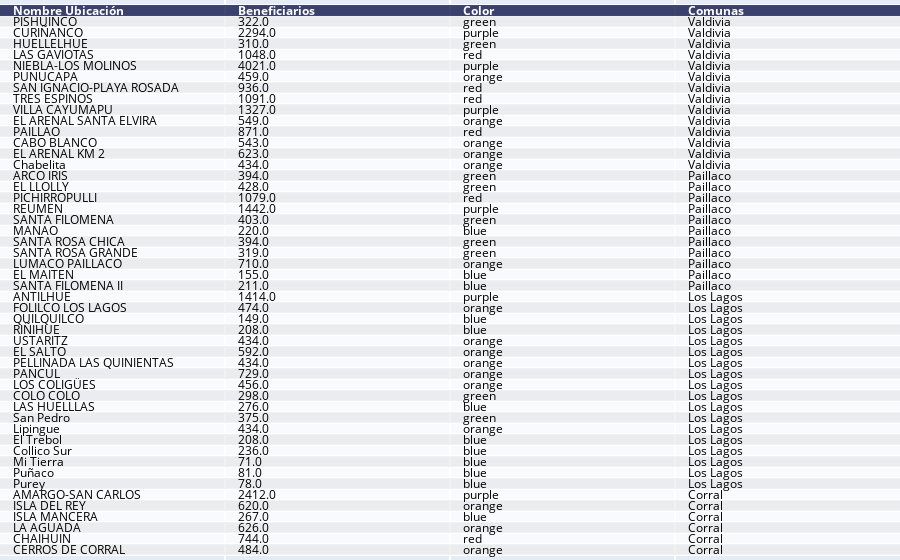

The notebook cell this image was saved under:
### Code cell
#Creación de tabla
tabla = pd.DataFrame()
tabla['Nombre Ubicación'] = None
tabla['Beneficiarios']=None
tabla['Color']=None
tabla['Comunas']=None

#Recopilación de datos
datos_comunas_valdivia=list(datos.iloc[1963:1977,3])
datos_comunas_paillaco=list(datos.iloc[1919:1930,3])
datos_comunas_loslagos=list(datos.iloc[1885:1903,3])
datos_comunas_corral=list(datos.iloc[1873:1879,3])
datos_comunas=datos_comunas_valdivia+datos_comunas_paillaco+datos_comunas_loslagos+datos_comunas_corral

#Se agregan datos a la tabla
tabla['Nombre Ubicación'] = nombres
tabla['Beneficiarios'] = beneficiarios
tabla['Color'] = color_beneficiario
tabla['Comunas'] = datos_comunas


ff.create_table(tabla)

### Figure 1 — Plotly figure (JSON) as saved in the notebook; plotly's stock layout.template omitted (floating-point values rounded to 4 significant figures; data arrays with more than 128 entries replaced by an {"elided": "..."} marker saying what was removed)
{"data": [{"colorscale": [[0, "#00083e"], [0.5, "#ededee"], [1, "#ffffff"]], "hoverinfo": "none", "opacity": 0.75, "showscale": false, "type": "heatmap", "z": {"elided": "50x4 float values"}}], "layout": {"annotations": [{"align": "left", "font": {"color": "#ffffff"}, "showarrow": false, "text": "<b>Nombre Ubicación</b>", "x": -0.45, "xanchor": "left", "xref": "x", "y": 0, "yref": "y"}, {"align": "left", "font": {"color": "#ffffff"}, "showarrow": false, "text": "<b>Beneficiarios</b>", "x": 0.55, "xanchor": "left", "xref": "x", "y": 0, "yref": "y"}, {"align": "left", "font": {"color": "#ffffff"}, "showarrow": false, "text": "<b>Color</b>", "x": 1.55, "xanchor": "left", "xref": "x", "y": 0, "yref": "y"}, {"align": "left", "font": {"color": "#ffffff"}, "showarrow": false, "text": "<b>Comunas</b>", "x": 2.55, "xanchor": "left", "xref": "x", "y": 0, "yref": "y"}, {"align": "left", "font": {"color": "#000000"}, "showarrow": false, "text": "PISHUINCO", "x": -0.45, "xanchor": "left", "xref": "x", "y": 1, "yref": "y"}, {"align": "left", "font": {"color": "#000000"}, "showarrow": false, "text": "322.0", "x": 0.55, "xanchor": "left", "xref": "x", "y": 1, "yref": "y"}, {"align": "left", "font": {"color": "#000000"}, "showarrow": false, "text": "green", "x": 1.55, "xanchor": "left", "xref": "x", "y": 1, "yref": "y"}, {"align": "left", "font": {"color": "#000000"}, "showarrow": false, "text": "Valdivia", "x": 2.55, "xanchor": "left", "xref": "x", "y": 1, "yref": "y"}, {"align": "left", "font": {"color": "#000000"}, "showarrow": false, "text": "CURIÑANCO", "x": -0.45, "xanchor": "left", "xref": "x", "y": 2, "yref": "y"}, {"align": "left", "font": {"color": "#000000"}, "showarrow": false, "text": "2294.0", "x": 0.55, "xanchor": "left", "xref": "x", "y": 2, "yref": "y"}, {"align": "left", "font": {"color": "#000000"}, "showarrow": false, "text": "purple", "x": 1.55, "xanchor": "left", "xref": "x", "y": 2, "yref": "y"}, {"align": "left", "font": {"color": "#000000"}, "showarrow": false, "text": "Valdivia", "x": 2.55, "xanchor": "left", "xref": "x", "y": 2, "yref": "y"}, {"align": "left", "font": {"color": "#000000"}, "showarrow": false, "text": "HUELLELHUE", "x": -0.45, "xanchor": "left", "xref": "x", "y": 3, "yref": "y"}, {"align": "left", "font": {"color": "#000000"}, "showarrow": false, "text": "310.0", "x": 0.55, "xanchor": "left", "xref": "x", "y": 3, "yref": "y"}, {"align": "left", "font": {"color": "#000000"}, "showarrow": false, "text": "green", "x": 1.55, "xanchor": "left", "xref": "x", "y": 3, "yref": "y"}, {"align": "left", "font": {"color": "#000000"}, "showarrow": false, "text": "Valdivia", "x": 2.55, "xanchor": "left", "xref": "x", "y": 3, "yref": "y"}, {"align": "left", "font": {"color": "#000000"}, "showarrow": false, "text": "LAS GAVIOTAS", "x": -0.45, "xanchor": "left", "xref": "x", "y": 4, "yref": "y"}, {"align": "left", "font": {"color": "#000000"}, "showarrow": false, "text": "1048.0", "x": 0.55, "xanchor": "left", "xref": "x", "y": 4, "yref": "y"}, {"align": "left", "font": {"color": "#000000"}, "showarrow": false, "text": "red", "x": 1.55, "xanchor": "left", "xref": "x", "y": 4, "yref": "y"}, {"align": "left", "font": {"color": "#000000"}, "showarrow": false, "text": "Valdivia", "x": 2.55, "xanchor": "left", "xref": "x", "y": 4, "yref": "y"}, {"align": "left", "font": {"color": "#000000"}, "showarrow": false, "text": "NIEBLA-LOS MOLINOS", "x": -0.45, "xanchor": "left", "xref": "x", "y": 5, "yref": "y"}, {"align": "left", "font": {"color": "#000000"}, "showarrow": false, "text": "4021.0", "x": 0.55, "xanchor": "left", "xref": "x", "y": 5, "yref": "y"}, {"align": "left", "font": {"color": "#000000"}, "showarrow": false, "text": "purple", "x": 1.55, "xanchor": "left", "xref": "x", "y": 5, "yref": "y"}, {"align": "left", "font": {"color": "#000000"}, "showarrow": false, "text": "Valdivia", "x": 2.55, "xanchor": "left", "xref": "x", "y": 5, "yref": "y"}, {"align": "left", "font": {"color": "#000000"}, "showarrow": false, "text": "PUNUCAPA", "x": -0.45, "xanchor": "left", "xref": "x", "y": 6, "yref": "y"}, {"align": "left", "font": {"color": "#000000"}, "showarrow": false, "text": "459.0", "x": 0.55, "xanchor": "left", "xref": "x", "y": 6, "yref": "y"}, {"align": "left", "font": {"color": "#000000"}, "showarrow": false, "text": "orange", "x": 1.55, "xanchor": "left", "xref": "x", "y": 6, "yref": "y"}, {"align": "left", "font": {"color": "#000000"}, "showarrow": false, "text": "Valdivia", "x": 2.55, "xanchor": "left", "xref": "x", "y": 6, "yref": "y"}, {"align": "left", "font": {"color": "#000000"}, "showarrow": false, "text": "SAN IGNACIO-PLAYA ROSADA", "x": -0.45, "xanchor": "left", "xref": "x", "y": 7, "yref": "y"}, {"align": "left", "font": {"color": "#000000"}, "showarrow": false, "text": "936.0", "x": 0.55, "xanchor": "left", "xref": "x", "y": 7, "yref": "y"}, {"align": "left", "font": {"color": "#000000"}, "showarrow": false, "text": "red", "x": 1.55, "xanchor": "left", "xref": "x", "y": 7, "yref": "y"}, {"align": "left", "font": {"color": "#000000"}, "showarrow": false, "text": "Valdivia", "x": 2.55, "xanchor": "left", "xref": "x", "y": 7, "yref": "y"}, {"align": "left", "font": {"color": "#000000"}, "showarrow": false, "text": "TRES ESPINOS", "x": -0.45, "xanchor": "left", "xref": "x", "y": 8, "yref": "y"}, {"align": "left", "font": {"color": "#000000"}, "showarrow": false, "text": "1091.0", "x": 0.55, "xanchor": "left", "xref": "x", "y": 8, "yref": "y"}, {"align": "left", "font": {"color": "#000000"}, "showarrow": false, "text": "red", "x": 1.55, "xanchor": "left", "xref": "x", "y": 8, "yref": "y"}, {"align": "left", "font": {"color": "#000000"}, "showarrow": false, "text": "Valdivia", "x": 2.55, "xanchor": "left", "xref": "x", "y": 8, "yref": "y"}, {"align": "left", "font": {"color": "#000000"}, "showarrow": false, "text": "VILLA CAYUMAPU", "x": -0.45, "xanchor": "left", "xref": "x", "y": 9, "yref": "y"}, {"align": "left", "font": {"color": "#000000"}, "showarrow": false, "text": "1327.0", "x": 0.55, "xanchor": "left", "xref": "x", "y": 9, "yref": "y"}, {"align": "left", "font": {"color": "#000000"}, "showarrow": false, "text": "purple", "x": 1.55, "xanchor": "left", "xref": "x", "y": 9, "yref": "y"}, {"align": "left", "font": {"color": "#000000"}, "showarrow": false, "text": "Valdivia", "x": 2.55, "xanchor": "left", "xref": "x", "y": 9, "yref": "y"}, {"align": "left", "font": {"color": "#000000"}, "showarrow": false, "text": "EL ARENAL SANTA ELVIRA", "x": -0.45, "xanchor": "left", "xref": "x", "y": 10, "yref": "y"}, {"align": "left", "font": {"color": "#000000"}, "showarrow": false, "text": "549.0", "x": 0.55, "xanchor": "left", "xref": "x", "y": 10, "yref": "y"}, {"align": "left", "font": {"color": "#000000"}, "showarrow": false, "text": "orange", "x": 1.55, "xanchor": "left", "xref": "x", "y": 10, "yref": "y"}, {"align": "left", "font": {"color": "#000000"}, "showarrow": false, "text": "Valdivia", "x": 2.55, "xanchor": "left", "xref": "x", "y": 10, "yref": "y"}, {"align": "left", "font": {"color": "#000000"}, "showarrow": false, "text": "PAILLAO", "x": -0.45, "xanchor": "left", "xref": "x", "y": 11, "yref": "y"}, {"align": "left", "font": {"color": "#000000"}, "showarrow": false, "text": "871.0", "x": 0.55, "xanchor": "left", "xref": "x", "y": 11, "yref": "y"}, {"align": "left", "font": {"color": "#000000"}, "showarrow": false, "text": "red", "x": 1.55, "xanchor": "left", "xref": "x", "y": 11, "yref": "y"}, {"align": "left", "font": {"color": "#000000"}, "showarrow": false, "text": "Valdivia", "x": 2.55, "xanchor": "left", "xref": "x", "y": 11, "yref": "y"}, {"align": "left", "font": {"color": "#000000"}, "showarrow": false, "text": "CABO BLANCO", "x": -0.45, "xanchor": "left", "xref": "x", "y": 12, "yref": "y"}, {"align": "left", "font": {"color": "#000000"}, "showarrow": false, "text": "543.0", "x": 0.55, "xanchor": "left", "xref": "x", "y": 12, "yref": "y"}, {"align": "left", "font": {"color": "#000000"}, "showarrow": false, "text": "orange", "x": 1.55, "xanchor": "left", "xref": "x", "y": 12, "yref": "y"}, {"align": "left", "font": {"color": "#000000"}, "showarrow": false, "text": "Valdivia", "x": 2.55, "xanchor": "left", "xref": "x", "y": 12, "yref": "y"}, {"align": "left", "font": {"color": "#000000"}, "showarrow": false, "text": "EL ARENAL KM 2", "x": -0.45, "xanchor": "left", "xref": "x", "y": 13, "yref": "y"}, {"align": "left", "font": {"color": "#000000"}, "showarrow": false, "text": "623.0", "x": 0.55, "xanchor": "left", "xref": "x", "y": 13, "yref": "y"}, {"align": "left", "font": {"color": "#000000"}, "showarrow": false, "text": "orange", "x": 1.55, "xanchor": "left", "xref": "x", "y": 13, "yref": "y"}, {"align": "left", "font": {"color": "#000000"}, "showarrow": false, "text": "Valdivia", "x": 2.55, "xanchor": "left", "xref": "x", "y": 13, "yref": "y"}, {"align": "left", "font": {"color": "#000000"}, "showarrow": false, "text": "Chabelita", "x": -0.45, "xanchor": "left", "xref": "x", "y": 14, "yref": "y"}, {"align": "left", "font": {"color": "#000000"}, "showarrow": false, "text": "434.0", "x": 0.55, "xanchor": "left", "xref": "x", "y": 14, "yref": "y"}, {"align": "left", "font": {"color": "#000000"}, "showarrow": false, "text": "orange", "x": 1.55, "xanchor": "left", "xref": "x", "y": 14, "yref": "y"}, {"align": "left", "font": {"color": "#000000"}, "showarrow": false, "text": "Valdivia", "x": 2.55, "xanchor": "left", "xref": "x", "y": 14, "yref": "y"}, {"align": "left", "font": {"color": "#000000"}, "showarrow": false, "text": "ARCO IRIS", "x": -0.45, "xanchor": "left", "xref": "x", "y": 15, "yref": "y"}, {"align": "left", "font": {"color": "#000000"}, "showarrow": false, "text": "394.0", "x": 0.55, "xanchor": "left", "xref": "x", "y": 15, "yref": "y"}, {"align": "left", "font": {"color": "#000000"}, "showarrow": false, "text": "green", "x": 1.55, "xanchor": "left", "xref": "x", "y": 15, "yref": "y"}, {"align": "left", "font": {"color": "#000000"}, "showarrow": false, "text": "Paillaco", "x": 2.55, "xanchor": "left", "xref": "x", "y": 15, "yref": "y"}, {"align": "left", "font": {"color": "#000000"}, "showarrow": false, "text": "EL LLOLLY", "x": -0.45, "xanchor": "left", "xref": "x", "y": 16, "yref": "y"}, {"align": "left", "font": {"color": "#000000"}, "showarrow": false, "text": "428.0", "x": 0.55, "xanchor": "left", "xref": "x", "y": 16, "yref": "y"}, {"align": "left", "font": {"color": "#000000"}, "showarrow": false, "text": "green", "x": 1.55, "xanchor": "left", "xref": "x", "y": 16, "yref": "y"}, {"align": "left", "font": {"color": "#000000"}, "showarrow": false, "text": "Paillaco", "x": 2.55, "xanchor": "left", "xref": "x", "y": 16, "yref": "y"}, {"align": "left", "font": {"color": "#000000"}, "showarrow": false, "text": "PICHIRROPULLI", "x": -0.45, "xanchor": "left", "xref": "x", "y": 17, "yref": "y"}, {"align": "left", "font": {"color": "#000000"}, "showarrow": false, "text": "1079.0", "x": 0.55, "xanchor": "left", "xref": "x", "y": 17, "yref": "y"}, {"align": "left", "font": {"color": "#000000"}, "showarrow": false, "text": "red", "x": 1.55, "xanchor": "left", "xref": "x", "y": 17, "yref": "y"}, {"align": "left", "font": {"color": "#000000"}, "showarrow": false, "text": "Paillaco", "x": 2.55, "xanchor": "left", "xref": "x", "y": 17, "yref": "y"}, {"align": "left", "font": {"color": "#000000"}, "showarrow": false, "text": "REUMEN", "x": -0.45, "xanchor": "left", "xref": "x", "y": 18, "yref": "y"}, {"align": "left", "font": {"color": "#000000"}, "showarrow": false, "text": "1442.0", "x": 0.55, "xanchor": "left", "xref": "x", "y": 18, "yref": "y"}, {"align": "left", "font": {"color": "#000000"}, "showarrow": false, "text": "purple", "x": 1.55, "xanchor": "left", "xref": "x", "y": 18, "yref": "y"}, {"align": "left", "font": {"color": "#000000"}, "showarrow": false, "text": "Paillaco", "x": 2.55, "xanchor": "left", "xref": "x", "y": 18, "yref": "y"}, {"align": "left", "font": {"color": "#000000"}, "showarrow": false, "text": "SANTA FILOMENA", "x": -0.45, "xanchor": "left", "xref": "x", "y": 19, "yref": "y"}, {"align": "left", "font": {"color": "#000000"}, "showarrow": false, "text": "403.0", "x": 0.55, "xanchor": "left", "xref": "x", "y": 19, "yref": "y"}, {"align": "left", "font": {"color": "#000000"}, "showarrow": false, "text": "green", "x": 1.55, "xanchor": "left", "xref": "x", "y": 19, "yref": "y"}, {"align": "left", "font": {"color": "#000000"}, "showarrow": false, "text": "Paillaco", "x": 2.55, "xanchor": "left", "xref": "x", "y": 19, "yref": "y"}, {"align": "left", "font": {"color": "#000000"}, "showarrow": false, "text": "MANAO", "x": -0.45, "xanchor": "left", "xref": "x", "y": 20, "yref": "y"}, {"align": "left", "font": {"color": "#000000"}, "showarrow": false, "text": "220.0", "x": 0.55, "xanchor": "left", "xref": "x", "y": 20, "yref": "y"}, {"align": "left", "font": {"color": "#000000"}, "showarrow": false, "text": "blue", "x": 1.55, "xanchor": "left", "xref": "x", "y": 20, "yref": "y"}, {"align": "left", "font": {"color": "#000000"}, "showarrow": false, "text": "Paillaco", "x": 2.55, "xanchor": "left", "xref": "x", "y": 20, "yref": "y"}, {"align": "left", "font": {"color": "#000000"}, "showarrow": false, "text": "SANTA ROSA CHICA", "x": -0.45, "xanchor": "left", "xref": "x", "y": 21, "yref": "y"}, {"align": "left", "font": {"color": "#000000"}, "showarrow": false, "text": "394.0", "x": 0.55, "xanchor": "left", "xref": "x", "y": 21, "yref": "y"}, {"align": "left", "font": {"color": "#000000"}, "showarrow": false, "text": "green", "x": 1.55, "xanchor": "left", "xref": "x", "y": 21, "yref": "y"}, {"align": "left", "font": {"color": "#000000"}, "showarrow": false, "text": "Paillaco", "x": 2.55, "xanchor": "left", "xref": "x", "y": 21, "yref": "y"}, {"align": "left", "font": {"color": "#000000"}, "showarrow": false, "text": "SANTA ROSA GRANDE", "x": -0.45, "xanchor": "left", "xref": "x", "y": 22, "yref": "y"}, {"align": "left", "font": {"color": "#000000"}, "showarrow": false, "text": "319.0", "x": 0.55, "xanchor": "left", "xref": "x", "y": 22, "yref": "y"}, {"align": "left", "font": {"color": "#000000"}, "showarrow": false, "text": "green", "x": 1.55, "xanchor": "left", "xref": "x", "y": 22, "yref": "y"}, {"align": "left", "font": {"color": "#000000"}, "showarrow": false, "text": "Paillaco", "x": 2.55, "xanchor": "left", "xref": "x", "y": 22, "yref": "y"}, {"align": "left", "font": {"color": "#000000"}, "showarrow": false, "text": "LUMACO PAILLACO", "x": -0.45, "xanchor": "left", "xref": "x", "y": 23, "yref": "y"}, {"align": "left", "font": {"color": "#000000"}, "showarrow": false, "text": "710.0", "x": 0.55, "xanchor": "left", "xref": "x", "y": 23, "yref": "y"}, {"align": "left", "font": {"color": "#000000"}, "showarrow": false, "text": "orange", "x": 1.55, "xanchor": "left", "xref": "x", "y": 23, "yref": "y"}, {"align": "left", "font": {"color": "#000000"}, "showarrow": false, "text": "Paillaco", "x": 2.55, "xanchor": "left", "xref": "x", "y": 23, "yref": "y"}, {"align": "left", "font": {"color": "#000000"}, "showarrow": false, "text": "EL MAITEN", "x": -0.45, "xanchor": "left", "xref": "x", "y": 24, "yref": "y"}, {"align": "left", "font": {"color": "#000000"}, "showarrow": false, "text": "155.0", "x": 0.55, "xanchor": "left", "xref": "x", "y": 24, "yref": "y"}, {"align": "left", "font": {"color": "#000000"}, "showarrow": false, "text": "blue", "x": 1.55, "xanchor": "left", "xref": "x", "y": 24, "yref": "y"}, {"align": "left", "font": {"color": "#000000"}, "showarrow": false, "text": "Paillaco", "x": 2.55, "xanchor": "left", "xref": "x", "y": 24, "yref": "y"}, {"align": "left", "font": {"color": "#000000"}, "showarrow": false, "text": "SANTA FILOMENA II", "x": -0.45, "xanchor": "left", "xref": "x", "y": 25, "yref": "y"}, {"align": "left", "font": {"color": "#000000"}, "showarrow": false, "text": "211.0", "x": 0.55, "xanchor": "left", "xref": "x", "y": 25, "yref": "y"}, {"align": "left", "font": {"color": "#000000"}, "showarrow": false, "text": "blue", "x": 1.55, "xanchor": "left", "xref": "x", "y": 25, "yref": "y"}, {"align": "left", "font": {"color": "#000000"}, "showarrow": false, "text": "Paillaco", "x": 2.55, "xanchor": "left", "xref": "x", "y": 25, "yref": "y"}, {"align": "left", "font": {"color": "#000000"}, "showarrow": false, "text": "ANTILHUE", "x": -0.45, "xanchor": "left", "xref": "x", "y": 26, "yref": "y"}, {"align": "left", "font": {"color": "#000000"}, "showarrow": false, "text": "1414.0", "x": 0.55, "xanchor": "left", "xref": "x", "y": 26, "yref": "y"}, {"align": "left", "font": {"color": "#000000"}, "showarrow": false, "text": "purple", "x": 1.55, "xanchor": "left", "xref": "x", "y": 26, "yref": "y"}, {"align": "left", "font": {"color": "#000000"}, "showarrow": false, "text": "Los Lagos", "x": 2.55, "xanchor": "left", "xref": "x", "y": 26, "yref": "y"}, {"align": "left", "font": {"color": "#000000"}, "showarrow": false, "text": "FOLILCO LOS LAGOS", "x": -0.45, "xanchor": "left", "xref": "x", "y": 27, "yref": "y"}, {"align": "left", "font": {"color": "#000000"}, "showarrow": false, "text": "474.0", "x": 0.55, "xanchor": "left", "xref": "x", "y": 27, "yref": "y"}, {"align": "left", "font": {"color": "#000000"}, "showarrow": false, "text": "orange", "x": 1.55, "xanchor": "left", "xref": "x", "y": 27, "yref": "y"}, {"align": "left", "font": {"color": "#000000"}, "showarrow": false, "text": "Los Lagos", "x": 2.55, "xanchor": "left", "xref": "x", "y": 27, "yref": "y"}, {"align": "left", "font": {"color": "#000000"}, "showarrow": false, "text": "QUILQUILCO", "x": -0.45, "xanchor": "left", "xref": "x", "y": 28, "yref": "y"}, {"align": "left", "font": {"color": "#000000"}, "showarrow": false, "text": "149.0", "x": 0.55, "xanchor": "left", "xref": "x", "y": 28, "yref": "y"}, {"align": "left", "font": {"color": "#000000"}, "showarrow": false, "text": "blue", "x": 1.55, "xanchor": "left", "xref": "x", "y": 28, "yref": "y"}, {"align": "left", "font": {"color": "#000000"}, "showarrow": false, "text": "Los Lagos", "x": 2.55, "xanchor": "left", "xref": "x", "y": 28, "yref": "y"}, {"align": "left", "font": {"color": "#000000"}, "showarrow": false, "text": "RIÑIHUE", "x": -0.45, "xanchor": "left", "xref": "x", "y": 29, "yref": "y"}, {"align": "left", "font": {"color": "#000000"}, "showarrow": false, "text": "208.0", "x": 0.55, "xanchor": "left", "xref": "x", "y": 29, "yref": "y"}, {"align": "left", "font": {"color": "#000000"}, "showarrow": false, "text": "blue", "x": 1.55, "xanchor": "left", "xref": "x", "y": 29, "yref": "y"}, {"align": "left", "font": {"color": "#000000"}, "showarrow": false, "text": "Los Lagos", "x": 2.55, "xanchor": "left", "xref": "x", "y": 29, "yref": "y"}, {"align": "left", "font": {"color": "#000000"}, "showarrow": false, "text": "USTARITZ", "x": -0.45, "xanchor": "left", "xref": "x", "y": 30, "yref": "y"}, {"align": "left", "font": {"color": "#000000"}, "showarrow": false, "text": "434.0", "x": 0.55, "xanchor": "left", "xref": "x", "y": 30, "yref": "y"}, {"align": "left", "font": {"color": "#000000"}, "showarrow": false, "text": "orange", "x": 1.55, "xanchor": "left", "xref": "x", "y": 30, "yref": "y"}, {"align": "left", "font": {"color": "#000000"}, "showarrow": false, "text": "Los Lagos", "x": 2.55, "xanchor": "left", "xref": "x", "y": 30, "yref": "y"}, {"align": "left", "font": {"color": "#000000"}, "showarrow": false, "text": "EL SALTO", "x": -0.45, "xanchor": "left", "xref": "x", "y": 31, "yref": "y"}, {"align": "left", "font": {"color": "#000000"}, "showarrow": false, "text": "592.0", "x": 0.55, "xanchor": "left", "xref": "x", "y": 31, "yref": "y"}, {"align": "left", "font": {"color": "#000000"}, "showarrow": false, "text": "orange", "x": 1.55, "xanchor": "left", "xref": "x", "y": 31, "yref": "y"}, {"align": "left", "font": {"color": "#000000"}, "showarrow": false, "text": "Los Lagos", "x": 2.55, "xanchor": "left", "xref": "x", "y": 31, "yref": "y"}, {"align": "left", "font": {"color": "#000000"}, "showarrow": false, "text": "PELLINADA LAS QUINIENTAS", "x": -0.45, "xanchor": "left", "xref": "x", "y": 32, "yref": "y"}, {"align": "left", "font": {"color": "#000000"}, "showarrow": false, "text": "434.0", "x": 0.55, "xanchor": "left", "xref": "x", "y": 32, "yref": "y"}, {"align": "left", "font": {"color": "#000000"}, "showarrow": false, "text": "orange", "x": 1.55, "xanchor": "left", "xref": "x", "y": 32, "yref": "y"}, {"align": "left", "font": {"color": "#000000"}, "showarrow": false, "text": "Los Lagos", "x": 2.55, "xanchor": "left", "xref": "x", "y": 32, "yref": "y"}, {"align": "left", "font": {"color": "#000000"}, "showarrow": false, "text": "PANCUL", "x": -0.45, "xanchor": "left", "xref": "x", "y": 33, "yref": "y"}, {"align": "left", "font": {"color": "#000000"}, "showarrow": false, "text": "729.0", "x": 0.55, "xanchor": "left", "xref": "x", "y": 33, "yref": "y"}, {"align": "left", "font": {"color": "#000000"}, "showarrow": false, "text": "orange", "x": 1.55, "xanchor": "left", "xref": "x", "y": 33, "yref": "y"}, {"align": "left", "font": {"color": "#000000"}, "showarrow": false, "text": "Los Lagos", "x": 2.55, "xanchor": "left", "xref": "x", "y": 33, "yref": "y"}, {"align": "left", "font": {"color": "#000000"}, "showarrow": false, "text": "LOS COLIGÜES", "x": -0.45, "xanchor": "left", "xref": "x", "y": 34, "yref": "y"}, {"align": "left", "font": {"color": "#000000"}, "showarrow": false, "text": "456.0", "x": 0.55, "xanchor": "left", "xref": "x", "y": 34, "yref": "y"}, {"align": "left", "font": {"color": "#000000"}, "showarrow": false, "text": "orange", "x": 1.55, "xanchor": "left", "xref": "x", "y": 34, "yref": "y"}, {"align": "left", "font": {"color": "#000000"}, "showarrow": false, "text": "Los Lagos", "x": 2.55, "xanchor": "left", "xref": "x", "y": 34, "yref": "y"}, {"align": "left", "font": {"color": "#000000"}, "showarrow": false, "text": "COLO COLO", "x": -0.45, "xanchor": "left", "xref": "x", "y": 35, "yref": "y"}, {"align": "left", "font": {"color": "#000000"}, "showarrow": false, "text": "298.0", "x": 0.55, "xanchor": "left", "xref": "x", "y": 35, "yref": "y"}, {"align": "left", "font": {"color": "#000000"}, "showarrow": false, "text": "green", "x": 1.55, "xanchor": "left", "xref": "x", "y": 35, "yref": "y"}, {"align": "left", "font": {"color": "#000000"}, "showarrow": false, "text": "Los Lagos", "x": 2.55, "xanchor": "left", "xref": "x", "y": 35, "yref": "y"}, {"align": "left", "font": {"color": "#000000"}, "showarrow": false, "text": "LAS HUELLLAS", "x": -0.45, "xanchor": "left", "xref": "x", "y": 36, "yref": "y"}, {"align": "left", "font": {"color": "#000000"}, "showarrow": false, "text": "276.0", "x": 0.55, "xanchor": "left", "xref": "x", "y": 36, "yref": "y"}, {"align": "left", "font": {"color": "#000000"}, "showarrow": false, "text": "blue", "x": 1.55, "xanchor": "left", "xref": "x", "y": 36, "yref": "y"}, {"align": "left", "font": {"color": "#000000"}, "showarrow": false, "text": "Los Lagos", "x": 2.55, "xanchor": "left", "xref": "x", "y": 36, "yref": "y"}, {"align": "left", "font": {"color": "#000000"}, "showarrow": false, "text": "San Pedro", "x": -0.45, "xanchor": "left", "xref": "x", "y": 37, "yref": "y"}, {"align": "left", "font": {"color": "#000000"}, "showarrow": false, "text": "375.0", "x": 0.55, "xanchor": "left", "xref": "x", "y": 37, "yref": "y"}, {"align": "left", "font": {"color": "#000000"}, "showarrow": false, "text": "green", "x": 1.55, "xanchor": "left", "xref": "x", "y": 37, "yref": "y"}, {"align": "left", "font": {"color": "#000000"}, "showarrow": false, "text": "Los Lagos", "x": 2.55, "xanchor": "left", "xref": "x", "y": 37, "yref": "y"}, {"align": "left", "font": {"color": "#000000"}, "showarrow": false, "text": "Lipingue", "x": -0.45, "xanchor": "left", "xref": "x", "y": 38, "yref": "y"}, {"align": "left", "font": {"color": "#000000"}, "showarrow": false, "text": "434.0", "x": 0.55, "xanchor": "left", "xref": "x", "y": 38, "yref": "y"}, {"align": "left", "font": {"color": "#000000"}, "showarrow": false, "text": "orange", "x": 1.55, "xanchor": "left", "xref": "x", "y": 38, "yref": "y"}, {"align": "left", "font": {"color": "#000000"}, "showarrow": false, "text": "Los Lagos", "x": 2.55, "xanchor": "left", "xref": "x", "y": 38, "yref": "y"}, {"align": "left", "font": {"color": "#000000"}, "showarrow": false, "text": "El Trebol", "x": -0.45, "xanchor": "left", "xref": "x", "y": 39, "yref": "y"}, {"align": "left", "font": {"color": "#000000"}, "showarrow": false, "text": "208.0", "x": 0.55, "xanchor": "left", "xref": "x", "y": 39, "yref": "y"}, {"align": "left", "font": {"color": "#000000"}, "showarrow": false, "text": "blue", "x": 1.55, "xanchor": "left", "xref": "x", "y": 39, "yref": "y"}, {"align": "left", "font": {"color": "#000000"}, "showarrow": false, "text": "Los Lagos", "x": 2.55, "xanchor": "left", "xref": "x", "y": 39, "yref": "y"}, {"align": "left", "font": {"color": "#000000"}, "showarrow": false, "text": "Collico Sur", "x": -0.45, "xanchor": "left", "xref": "x", "y": 40, "yref": "y"}, {"align": "left", "font": {"color": "#000000"}, "showarrow": false, "text": "236.0", "x": 0.55, "xanchor": "left", "xref": "x", "y": 40, "yref": "y"}, {"align": "left", "font": {"color": "#000000"}, "showarrow": false, "text": "blue", "x": 1.55, "xanchor": "left", "xref": "x", "y": 40, "yref": "y"}, {"align": "left", "font": {"color": "#000000"}, "showarrow": false, "text": "Los Lagos", "x": 2.55, "xanchor": "left", "xref": "x", "y": 40, "yref": "y"}, {"align": "left", "font": {"color": "#000000"}, "showarrow": false, "text": "Mi Tierra", "x": -0.45, "xanchor": "left", "xref": "x", "y": 41, "yref": "y"}, {"align": "left", "font": {"color": "#000000"}, "showarrow": false, "text": "71.0", "x": 0.55, "xanchor": "left", "xref": "x", "y": 41, "yref": "y"}, {"align": "left", "font": {"color": "#000000"}, "showarrow": false, "text": "blue", "x": 1.55, "xanchor": "left", "xref": "x", "y": 41, "yref": "y"}, {"align": "left", "font": {"color": "#000000"}, "showarrow": false, "text": "Los Lagos", "x": 2.55, "xanchor": "left", "xref": "x", "y": 41, "yref": "y"}, {"align": "left", "font": {"color": "#000000"}, "showarrow": false, "text": "Puñaco", "x": -0.45, "xanchor": "left", "xref": "x", "y": 42, "yref": "y"}, {"align": "left", "font": {"color": "#000000"}, "showarrow": false, "text": "81.0", "x": 0.55, "xanchor": "left", "xref": "x", "y": 42, "yref": "y"}, {"align": "left", "font": {"color": "#000000"}, "showarrow": false, "text": "blue", "x": 1.55, "xanchor": "left", "xref": "x", "y": 42, "yref": "y"}, {"align": "left", "font": {"color": "#000000"}, "showarrow": false, "text": "Los Lagos", "x": 2.55, "xanchor": "left", "xref": "x", "y": 42, "yref": "y"}, {"align": "left", "font": {"color": "#000000"}, "showarrow": false, "text": "Purey", "x": -0.45, "xanchor": "left", "xref": "x", "y": 43, "yref": "y"}, {"align": "left", "font": {"color": "#000000"}, "showarrow": false, "text": "78.0", "x": 0.55, "xanchor": "left", "xref": "x", "y": 43, "yref": "y"}, {"align": "left", "font": {"color": "#000000"}, "showarrow": false, "text": "blue", "x": 1.55, "xanchor": "left", "xref": "x", "y": 43, "yref": "y"}, {"align": "left", "font": {"color": "#000000"}, "showarrow": false, "text": "Los Lagos", "x": 2.55, "xanchor": "left", "xref": "x", "y": 43, "yref": "y"}, {"align": "left", "font": {"color": "#000000"}, "showarrow": false, "text": "AMARGO-SAN CARLOS", "x": -0.45, "xanchor": "left", "xref": "x", "y": 44, "yref": "y"}, {"align": "left", "font": {"color": "#000000"}, "showarrow": false, "text": "2412.0", "x": 0.55, "xanchor": "left", "xref": "x", "y": 44, "yref": "y"}, {"align": "left", "font": {"color": "#000000"}, "showarrow": false, "text": "purple", "x": 1.55, "xanchor": "left", "xref": "x", "y": 44, "yref": "y"}, {"align": "left", "font": {"color": "#000000"}, "showarrow": false, "text": "Corral", "x": 2.55, "xanchor": "left", "xref": "x", "y": 44, "yref": "y"}, {"align": "left", "font": {"color": "#000000"}, "showarrow": false, "text": "ISLA DEL REY", "x": -0.45, "xanchor": "left", "xref": "x", "y": 45, "yref": "y"}, {"align": "left", "font": {"color": "#000000"}, "showarrow": false, "text": "620.0", "x": 0.55, "xanchor": "left", "xref": "x", "y": 45, "yref": "y"}, {"align": "left", "font": {"color": "#000000"}, "showarrow": false, "text": "orange", "x": 1.55, "xanchor": "left", "xref": "x", "y": 45, "yref": "y"}, {"align": "left", "font": {"color": "#000000"}, "showarrow": false, "text": "Corral", "x": 2.55, "xanchor": "left", "xref": "x", "y": 45, "yref": "y"}, {"align": "left", "font": {"color": "#000000"}, "showarrow": false, "text": "ISLA MANCERA", "x": -0.45, "xanchor": "left", "xref": "x", "y": 46, "yref": "y"}, {"align": "left", "font": {"color": "#000000"}, "showarrow": false, "text": "267.0", "x": 0.55, "xanchor": "left", "xref": "x", "y": 46, "yref": "y"}, {"align": "left", "font": {"color": "#000000"}, "showarrow": false, "text": "blue", "x": 1.55, "xanchor": "left", "xref": "x", "y": 46, "yref": "y"}, {"align": "left", "font": {"color": "#000000"}, "showarrow": false, "text": "Corral", "x": 2.55, "xanchor": "left", "xref": "x", "y": 46, "yref": "y"}, {"align": "left", "font": {"color": "#000000"}, "showarrow": false, "text": "LA AGUADA", "x": -0.45, "xanchor": "left", "xref": "x", "y": 47, "yref": "y"}, {"align": "left", "font": {"color": "#000000"}, "showarrow": false, "text": "626.0", "x": 0.55, "xanchor": "left", "xref": "x", "y": 47, "yref": "y"}, {"align": "left", "font": {"color": "#000000"}, "showarrow": false, "text": "orange", "x": 1.55, "xanchor": "left", "xref": "x", "y": 47, "yref": "y"}, {"align": "left", "font": {"color": "#000000"}, "showarrow": false, "text": "Corral", "x": 2.55, "xanchor": "left", "xref": "x", "y": 47, "yref": "y"}, {"align": "left", "font": {"color": "#000000"}, "showarrow": false, "text": "CHAIHUIN", "x": -0.45, "xanchor": "left", "xref": "x", "y": 48, "yref": "y"}, {"align": "left", "font": {"color": "#000000"}, "showarrow": false, "text": "744.0", "x": 0.55, "xanchor": "left", "xref": "x", "y": 48, "yref": "y"}, {"align": "left", "font": {"color": "#000000"}, "showarrow": false, "text": "red", "x": 1.55, "xanchor": "left", "xref": "x", "y": 48, "yref": "y"}, {"align": "left", "font": {"color": "#000000"}, "showarrow": false, "text": "Corral", "x": 2.55, "xanchor": "left", "xref": "x", "y": 48, "yref": "y"}, {"align": "left", "font": {"color": "#000000"}, "showarrow": false, "text": "CERROS DE CORRAL", "x": -0.45, "xanchor": "left", "xref": "x", "y": 49, "yref": "y"}, {"align": "left", "font": {"color": "#000000"}, "showarrow": false, "text": "484.0", "x": 0.55, "xanchor": "left", "xref": "x", "y": 49, "yref": "y"}, {"align": "left", "font": {"color": "#000000"}, "showarrow": false, "text": "orange", "x": 1.55, "xanchor": "left", "xref": "x", "y": 49, "yref": "y"}, {"align": "left", "font": {"color": "#000000"}, "showarrow": false, "text": "Corral", "x": 2.55, "xanchor": "left", "xref": "x", "y": 49, "yref": "y"}], "autosize": true, "margin": {"b": 0, "l": 0, "r": 0, "t": 0}, "xaxis": {"autorange": true, "dtick": 1, "gridwidth": 2, "range": [-0.5, 3.5], "showticklabels": false, "tick0": -0.5, "ticks": "", "zeroline": false}, "yaxis": {"autorange": true, "dtick": 1, "gridwidth": 2, "range": [49.5, -0.5], "showticklabels": false, "tick0": 0.5, "ticks": "", "zeroline": false}}}
